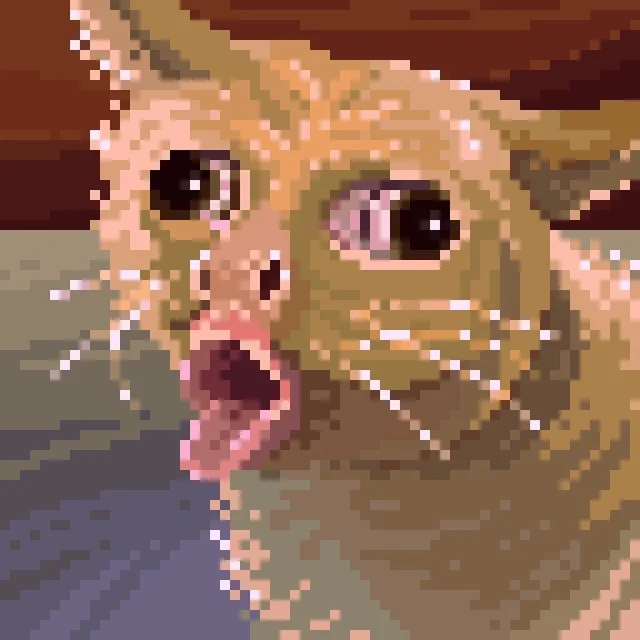
#> input picture assets/cat.webp, 640 x 640 px
$ python main.py
#> lines starting #> are read from the running program, lines starting #| are printed output that depends on the picture
### helpers.py
import matplotlib.pyplot as plt
import numpy as np


def add_padding(image, padding=0):
    if padding > 0:
        # Calculate the amount of padding needed on each side
        pad_amount = padding

        # Create an array for padded image
        padded_image = np.pad(
            image,
            ((pad_amount, pad_amount), (pad_amount, pad_amount), (0, 0)),
            mode="constant",
        )
    else:
        return image

    return padded_image


# [13 lines left out: function cross_correlation_1, not called in this run]


def cross_correlation(image, kernel, stride=1):
    image_height, image_width = image.shape
    kernel_height, kernel_width = kernel.shape
    output_height = (image_height - kernel_height) // stride + 1
    output_width = (image_width - kernel_width) // stride + 1
    output = np.zeros((output_height, output_width))

    for i in range(output_height):
        for j in range(output_width):
            patch = image[
                i * stride : i * stride + kernel_height,
                j * stride : j * stride + kernel_width,
            ]
            output[i, j] = np.sum(patch * kernel)

    return output


# [128 lines left out: functions visualize_1, visualize_2, not called in this run]


def visualize(image, in_channels, **out_channels):
    num_out_channels = len(out_channels)
    max_out_channels = max(out_channels[key].shape[2] for key in out_channels)

    fig, axes = plt.subplots(
        max(len(in_channels), max_out_channels) + 1,
        num_out_channels + 2,
        figsize=(12, 8),
        gridspec_kw={"wspace": 0.1, "hspace": 0.3},
    )

    # Calculate the starting indices for plotting
    channel_start_row = (max_out_channels - len(in_channels)) // 2
    conv_start_row = (len(in_channels) - max_out_channels) // 2

    # Plot img aligned with the second element of channel
    img_row = channel_start_row + 1
    axes[img_row, 0].imshow(image, cmap="gray")
    axes[img_row, 0].text(
        0.5,
        1.15,
        f"({image.shape[0]}, {image.shape[1]})",
        ha="center",
        va="center",
        transform=axes[img_row, 0].transAxes,
    )

    # Plot channel elements in the first column
    for i in range(len(in_channels)):
        cmap = None
        if i == 0:
            cmap = "Reds"
            axes[channel_start_row + i, 1].text(
                0.5,
                1.15,
                f"({in_channels[i].shape[0]}, {in_channels[i].shape[1]})",
                ha="center",
                va="center",
                transform=axes[channel_start_row + i, 1].transAxes,
            )
        elif i == 1:
            cmap = "Greens"
        elif i == 2:
            cmap = "Blues"
        axes[channel_start_row + i, 1].imshow(in_channels[i], cmap=cmap)

    # Plot conv elements for each out_channel
    for i, key in enumerate(out_channels):
        out_channel = out_channels[key]
        channel_start_row_2 = (max_out_channels - out_channel.shape[2]) // 2

        for j in range(out_channel.shape[2]):
            axes[channel_start_row_2 + j, i + 2].imshow(
                out_channel[:, :, j], cmap="gray"
            )

        # Display the shape on top of the column
        axes[channel_start_row_2, i + 2].text(
            0.5,
            1.15,
            f"({out_channel.shape[0]}, {out_channel.shape[1]})",
            ha="center",
            va="center",
            transform=axes[channel_start_row_2, i + 2].transAxes,
        )

        # Remove extra empty plots in the first column
        for j in range(channel_start_row_2):
            fig.delaxes(axes[j, i + 2])

        # Remove extra empty plots in the second column
        for j in range(channel_start_row_2 + out_channel.shape[2], max_out_channels):
            fig.delaxes(axes[j, i + 2])

    # Remove extra empty plots in the first column
    for i in range(channel_start_row):
        fig.delaxes(axes[i, 1])

    # Remove extra empty plots in the other columns
    for i in range(conv_start_row + max_out_channels, len(in_channels)):
        for j in range(1, num_out_channels + 2):
            fig.delaxes(axes[i, j])

    # Adjust spacing and layout
    # fig.suptitle("Image, Channel Elements, and Conv Layers", fontsize=16)
    for ax in axes.flat:
        ax.axis("off")

    plt.show()

### conv2d.py
import numpy as np
from tqdm import tqdm

from helpers import add_padding, cross_correlation


def conv2d(
    image: np.ndarray,
    in_channels: int,
    out_channels: int,
    kernel_size,
    stride=1,
    padding=0,
) -> np.ndarray:
    """
    Perform a 2D convolution operation.

    Args:
        image (np.ndarray): Input image.
        in_channels (int): Number of input channels.
        out_channels (int): Number of output channels.
        kernel_size (int or tuple[int, int]): Size of the convolutional kernel.
        stride (int, optional): Stride value for the convolution operation. Default is 1.
        padding (int, optional): Padding value for the input image. Default is 0.

    Returns:
        np.ndarray: Resulting output of the convolution operation.

    Raises:
        TypeError: If `image` is not of type `numpy.ndarray`.
        TypeError: If `in_channels` is not of type `int`.
        TypeError: If `out_channels` is not of type `int`.
        ValueError: If `kernel_size` is invalid.

    """
    if not isinstance(image, np.ndarray):
        raise TypeError("image should be of type numpy.ndarray.")
    if not isinstance(in_channels, int):
        raise TypeError("in_channels should be of type int.")
    if not isinstance(out_channels, int):
        raise TypeError("out_channels should be of type int.")
    if isinstance(kernel_size, int):
        kernel_size = (kernel_size, kernel_size)
    elif isinstance(kernel_size, tuple) and len(kernel_size) == 1:
        kernel_size = (kernel_size[0], kernel_size[0])
    elif isinstance(kernel_size, tuple) and len(kernel_size) != 2:
        raise ValueError("Invalid kernel_size.")

    image = add_padding(image=image, padding=padding)

    bias = -2 + (2 - (-2)) * np.random.rand(out_channels)

    kernels = -2 + (2 - (-2)) * np.random.rand(
        kernel_size[0], kernel_size[1], out_channels
    )
    # Get each channel of the input image separately
    channels = np.moveaxis(image, -1, 0)

    # Create empty batch, len(batch) = #channels
    conv_layer = []
    for i in range(out_channels):
        conv_layer.append([])

    # Conv each batch of `in_channels` layer and store
    for i in tqdm(range(out_channels)):
        for j in range(in_channels):
            conv_layer[i].append(
                cross_correlation(channels[j], kernels[:, :, i], stride=stride)
            )

    # Perform intermediate sums
    intermediate_sum = []
    for i in range(out_channels):
        intermediate_sum.append(np.sum(conv_layer[i], axis=0))

    # Add bias to each intermediate sums
    bias_sum = []
    for i in range(out_channels):
        bias_sum.append(intermediate_sum[i] + bias[i])

    # Turn list into np.array and transposed to match data shape as input
    out = np.transpose(np.array(bias_sum), (1, 2, 0))

    return out

### main.py
import cv2
import numpy as np

from conv2d import conv2d
from helpers import visualize


def main():
    # Load image
    im = cv2.imread("assets/cat.webp")
#> im is the input picture: shape (640, 640, 3); mean B, G, R 86.2, 107.5, 145.9
    im = cv2.resize(im, (64, 64), interpolation=cv2.INTER_LINEAR)
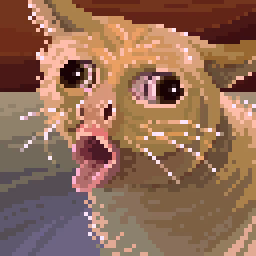
#> im: shape (64, 64, 3) (shown 4 times larger); mean B, G, R 86.1, 107.6, 146
    img = np.array(im)
    img = cv2.cvtColor(img, cv2.COLOR_BGR2RGB)

    # Get each channel of the image
    channel = np.moveaxis(img, -1, 0)

    # Perform 1st conv2d
    conv = conv2d(image=img, in_channels=3, out_channels=11, kernel_size=3, padding=1)
#> in add_padding, `padded_image = np.pad( image, ((pad_amount, pad_amount), (pad_amount, ..`:
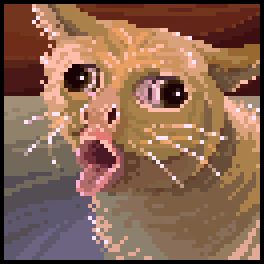
#> padded_image: shape (66, 66, 3) (shown 4 times larger); mean R, G, B 137.3, 101.2, 81
    # Perform 2nd conv2d.
    conv1 = conv2d(image=conv, in_channels=5, out_channels=5, kernel_size=3, padding=1)
    # Perform 3rd conv2d
    conv2 = conv2d(image=conv1, in_channels=5, out_channels=5, kernel_size=3, padding=1)
    # Perform 4th conv2d
    conv3 = conv2d(image=conv2, in_channels=5, out_channels=5, kernel_size=3, padding=1)

    # Plot the result of each conv2d
    visualize(
        image=img,
        in_channels=channel,
        out_channels_1=conv,
        out_channels_2=conv1,
        out_channels_3=conv2,
        out_channels_4=conv3,
    )
#> in visualize, `channel_start_row = (max_out_channels - len(in_channels)) // 2`: channel_start_row = 4
#> in visualize, `conv_start_row = (len(in_channels) - max_out_channels) // 2`: conv_start_row = -4
#> in visualize, `img_row = channel_start_row + 1`: img_row = 5
#> the loop in visualize, `for i in range(len(in_channels)):` made 3 passes
#> cmap on passes 1 to 3: 'Reds', 'Greens', 'Blues'
#> the loop in visualize, `for ax in axes.flat:` made 72 passes
#> in visualize, `plt.show()`:
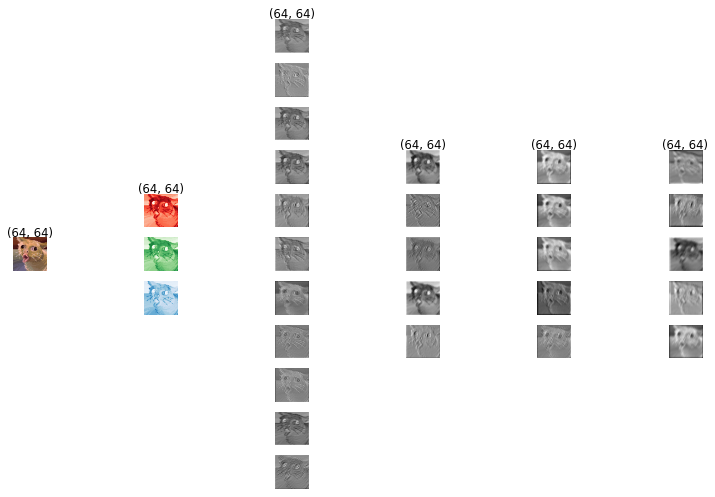
#> figure drawn by matplotlib, 30 panels


if __name__ == "__main__":
    main()
